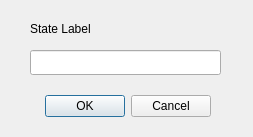
<?xml version="1.0" encoding="UTF-8"?>
<ui version="4.0">
 <class>Dialog</class>
 <widget class="QDialog" name="Dialog">
  <property name="geometry">
   <rect>
    <x>0</x>
    <y>0</y>
    <width>253</width>
    <height>137</height>
   </rect>
  </property>
  <property name="windowTitle">
   <string>Dialog</string>
  </property>
  <widget class="QDialogButtonBox" name="buttonBox">
   <property name="geometry">
    <rect>
     <x>40</x>
     <y>90</y>
     <width>171</width>
     <height>32</height>
    </rect>
   </property>
   <property name="orientation">
    <enum>Qt::Horizontal</enum>
   </property>
   <property name="standardButtons">
    <set>QDialogButtonBox::Cancel|QDialogButtonBox::Ok</set>
   </property>
  </widget>
  <widget class="QLabel" name="label">
   <property name="geometry">
    <rect>
     <x>30</x>
     <y>20</y>
     <width>91</width>
     <height>17</height>
    </rect>
   </property>
   <property name="text">
    <string>State Label</string>
   </property>
  </widget>
  <widget class="QLineEdit" name="stateLabel_input">
   <property name="geometry">
    <rect>
     <x>30</x>
     <y>50</y>
     <width>191</width>
     <height>25</height>
    </rect>
   </property>
  </widget>
 </widget>
 <resources/>
 <connections>
  <connection>
   <sender>buttonBox</sender>
   <signal>accepted()</signal>
   <receiver>Dialog</receiver>
   <slot>accept()</slot>
   <hints>
    <hint type="sourcelabel">
     <x>248</x>
     <y>254</y>
    </hint>
    <hint type="destinationlabel">
     <x>157</x>
     <y>274</y>
    </hint>
   </hints>
  </connection>
  <connection>
   <sender>buttonBox</sender>
   <signal>rejected()</signal>
   <receiver>Dialog</receiver>
   <slot>reject()</slot>
   <hints>
    <hint type="sourcelabel">
     <x>316</x>
     <y>260</y>
    </hint>
    <hint type="destinationlabel">
     <x>286</x>
     <y>274</y>
    </hint>
   </hints>
  </connection>
 </connections>
</ui>
